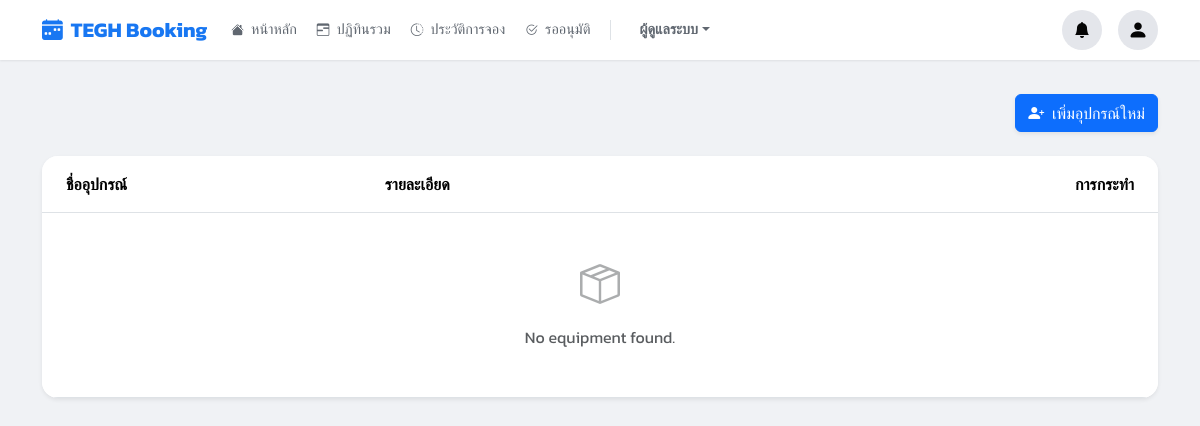
/manage/equipments/ (signed in), run on an earlier commit of the app's database.
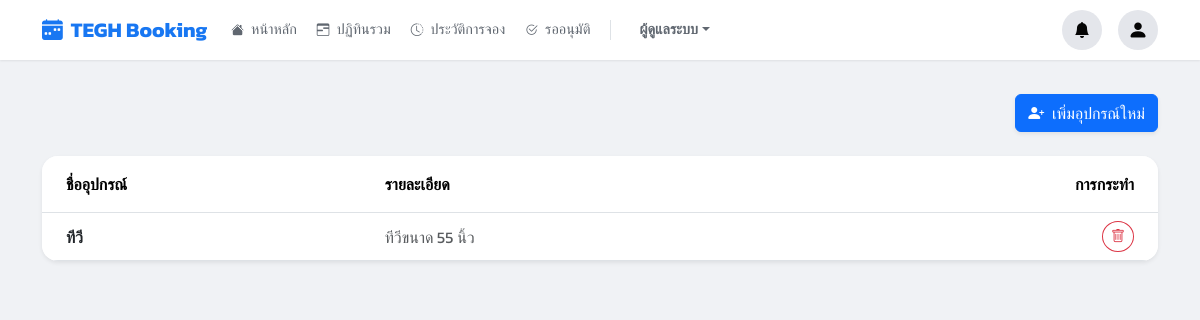
And on a later commit of the database.
### booking/models.py (models this page shows, shortened)
class Equipment(models.Model):
    name = models.CharField(max_length=100, verbose_name="ชื่ออุปกรณ์")
    description = models.TextField(blank=True, null=True)

### booking/views.py (the view)
# urls.py: path('manage/equipments/', views.equipment_management_view, name='equipments'),
@login_required
@user_passes_test(is_admin)
def equipment_management_view(request):
    return render(request, 'pages/equipments.html', {**get_base_context(request), 'equipments': Equipment.objects.all().order_by('name')})

### booking/views.py (called while the page is built)
def is_admin(user):
    return user.is_authenticated and (user.is_superuser or user.groups.filter(name='Admin').exists())

def is_approver_or_admin(user):
    return user.is_authenticated and (user.is_superuser or user.groups.filter(name__in=['Approver', 'Admin']).exists())

### templates/pages/equipments.html (shortened to what this page needs)
{% extends 'base.html' %}
{% block content %}
<div class="d-flex justify-content-end align-items-center mb-4">
        <a href="{% url 'add_user' %}" class="btn btn-primary shadow-sm">
            <i class="bi bi-person-plus-fill me-1"></i> เพิ่มอุปกรณ์ใหม่
        </a>
</div>
<div class="card border-0 shadow-sm rounded-4 overflow-hidden">
    <div class="card-body p-0">
        <div class="table-responsive">
            <table class="table table-hover align-middle mb-0">
                <thead class="bg-light">
                    <tr>
                        <th class="py-3 ps-4" style="width: 30%;">ชื่ออุปกรณ์</th>
                        <th class="py-3">รายละเอียด</th>
                        <th class="py-3 text-end pe-4" style="width: 100px;">การกระทำ</th>
                    </tr>
                </thead>
                <tbody>
                    {% for eq in equipments %}
                    <tr>
                        <td class="ps-4 fw-bold text-dark">{{ eq.name }}</td>
                        <td class="text-muted">{{ eq.description|default:"-" }}</td>
                        <td class="text-end pe-4">
                            <form action="{% url 'delete_equipment' eq.id %}" method="post" onsubmit="return confirm('Are you sure you want to delete this equipment?');">
                                <button type="submit" class="btn btn-sm btn-outline-danger rounded-circle" title="Delete">
                                    <i class="bi bi-trash"></i>
                                </button>
                            </form>
                        </td>
                    </tr>
                    {% empty %}
                    <tr>
                        <td colspan="3" class="text-center py-5 text-muted">
                            <i class="bi bi-box-seam display-6 d-block mb-3 opacity-50"></i>
                            No equipment found.
                        </td>
                    </tr>
                    {% endfor %}
                </tbody>
            </table>
        </div>
    </div>
</div>
{% endblock %}

What changed in the data, as far as the page shows it:
added Equipment: name "ทีวี", description "ทีวีขนาด 55 นิ้ว"
Also different on the page:
text no longer shown: "No equipment found."
